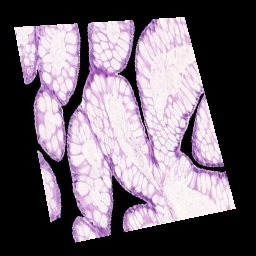
#> input picture PBL-ORB detector/Edit_Python Code_BR/2.Image_registration and 3-D/input/test0.jpg, 256 x 256 px
$ python Registration_3d.py
#> lines starting #> are read from the running program, lines starting #| are printed output that depends on the picture; pictures that were not available may be replaced by others from this repository, and a replacement may not be noted
#> further down, img1_color is the input picture: shape (256, 256, 3); mean B, G, R 112.1, 101, 112.1
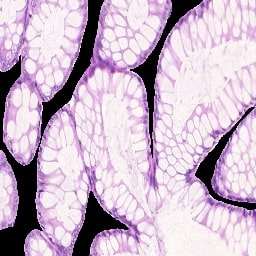
#> input picture PBL-ORB detector/Edit_Python Code_BR/2.Image_registration and 3-D/input/before.jpg, 256 x 256 px
#> further down, img2_color is the input picture: shape (256, 256, 3); mean B, G, R 199.9, 180.5, 200.3
### PBL-ORB detector/Edit_Python Code_BR/2.Image_registration and 3-D/registrationlib.py
# -*- coding: utf-8 -*-
"""
Created on Wed May 18 09:47:40 2022

@author: Pallav Bishi
"""

import cv2
import numpy as np
import os
import matplotlib.pyplot as plt
os.chdir(r'O:/Edit_Python Code_BR/2.Image_registration and 3-D')

def imagereg(imgalign,refimg):

    img1_color = imgalign  # Image to be aligned.
    img2_color = refimg    # Reference image.

# 1. Convert both images to grayscale
    img1 = cv2.cvtColor(img1_color, cv2.COLOR_BGR2GRAY)
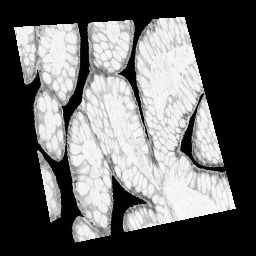
#> img1: shape (256, 256); min 0, max 253, mean 105.6
    img2 = cv2.cvtColor(img2_color, cv2.COLOR_BGR2GRAY)
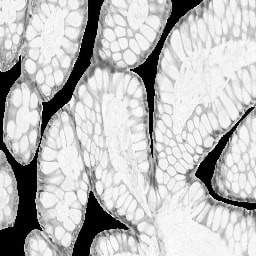
#> img2: shape (256, 256); min 0, max 254, mean 188.7
    height, width = img2.shape
#> height = 256; width = 256

# 2. Fetch Keypoints and descriptor
    orb_detector = cv2.ORB_create(5000)

    kp1, d1 = orb_detector.detectAndCompute(img1, None)
#> kp1 = 2503 keypoints; strongest (x, y, size): (204, 96, 31), (202, 92, 31), (203, 97, 37.2), (50, 220, 31)
    kp2, d2 = orb_detector.detectAndCompute(img2, None)
#> kp2 = 2511 keypoints; strongest (x, y, size): (44, 103, 31), (131, 70, 31), (91, 193, 31), (196, 175, 31)


# 3. Match the keypoints between two images using bruteforce matcher.
    # Hamming distance as measurement mode.

    matcher = cv2.BFMatcher(cv2.NORM_HAMMING, crossCheck = True)

    # Match the two sets of descriptors.
    matches = matcher.match(d1, d2)
#> matches = 867 matches

    no_of_matches = len(matches)
#> no_of_matches = 867

    # Define empty matrices of shape no_of_matches * 2.
    p1 = np.zeros((no_of_matches, 2))
    p2 = np.zeros((no_of_matches, 2))

    for i in range(len(matches)):
      p1[i, :] = kp1[matches[i].queryIdx].pt
      p2[i, :] = kp2[matches[i].trainIdx].pt
#> after the loop, p1 = 867 pairs, first value 31 to 223, second value 31 to 222; p2 = 867 pairs, first value 31 to 224, second value 31 to 224

# 4. Find the homography matrix.

    homography, mask = cv2.findHomography(p1, p2, cv2.RANSAC)
#> homography = [[1.34, -0.25, -12.68], [0.0856, 1.29, -37.02], [-0.000602, 0.000607, 1]]; mask = 867 values, max 1 at index 0, min 0 at index 1, mean 0.744

# 5. Use this matrix to transform the
    # colored image wrt the reference image.

    transformed_img = cv2.warpPerspective(img1_color,homography, (width, height))
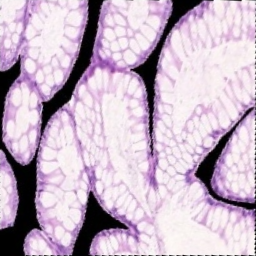
#> transformed_img: shape (256, 256, 3); mean B, G, R 198.6, 179.5, 198.9
    return transformed_img


### PBL-ORB detector/Edit_Python Code_BR/2.Image_registration and 3-D/Registration_3d.py
# -*- coding: utf-8 -*-
"""
Created on Wed May 18 09:54:16 2022

@author: Pallav Bishi
"""

""" Importing Libraries """

import os
os.chdir(r'O:/Edit_Python Code_BR/2.Image_registration and 3-D')
import cv2
import numpy as np
import matplotlib.pyplot as plt
from registrationlib import imagereg
from scipy import ndimage as ndi
from skimage import (exposure, feature, filters, io, measure,
                      morphology, restoration, segmentation, transform,
                      util)
import napari
from PIL import Image as im

""" Changing Dir"""

os.chdir("O:/Edit_Python Code_BR/2.Image_registration and 3-D/input")


""" Image Registration and 3D Model """
x = 0
images = list()
while(True):

    y = str(x)
    img1_color = cv2.imread('test'+y+'.jpg')  # Image to be aligned.
    img2_color = cv2.imread('before.jpg')    # Reference image.

    transformed_img = imagereg(img1_color,img2_color) # Image registration

    print('test'+y+'.jpg')  # Show non aligned image
    plt.imshow(img1_color)
    plt.show()

    print('test'+y+'transformed.jpg')   # Show aligned image
    plt.imshow(transformed_img)
    plt.show()


    images.append(transformed_img)  # Generating 2D image list

    x =x+1

    if(x>4):
        break

""" View 3D model """

image_array = np.array(images)
print(image_array)
#> (printed output is left out)
viewer = napari.view_image(image_array,rgb=True)
